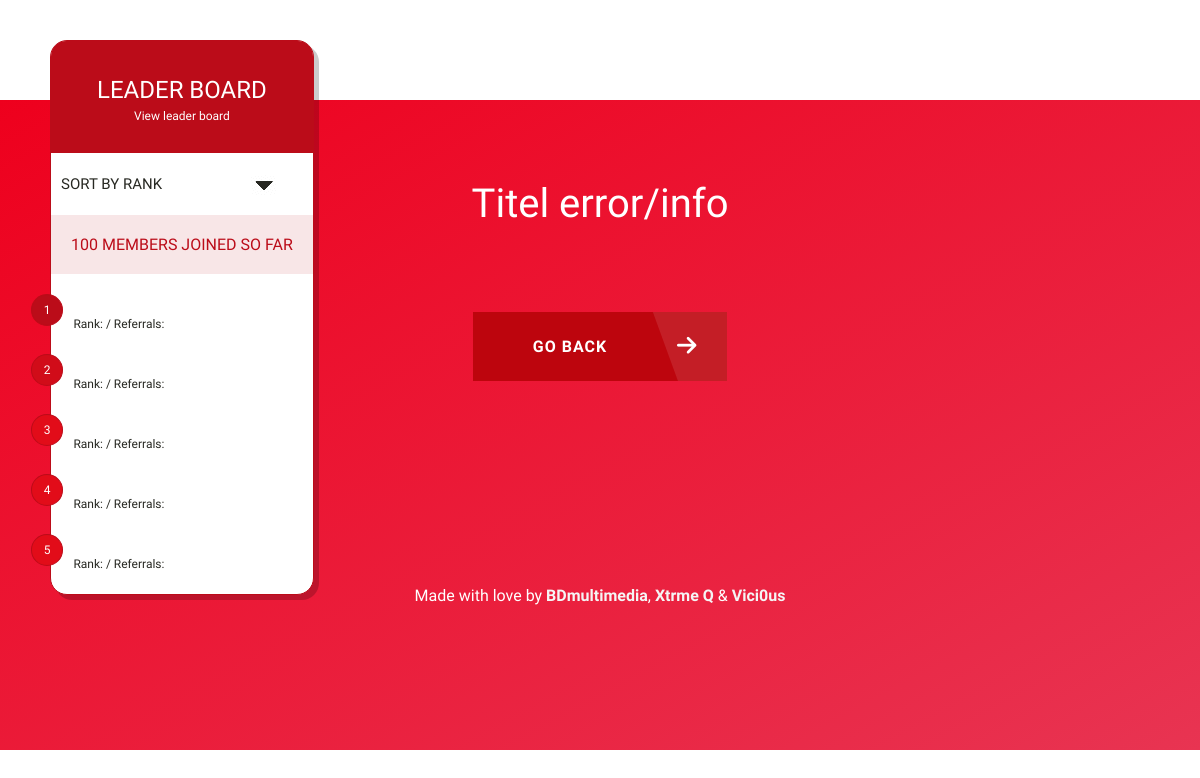
Page /error.php on the earlier database version.
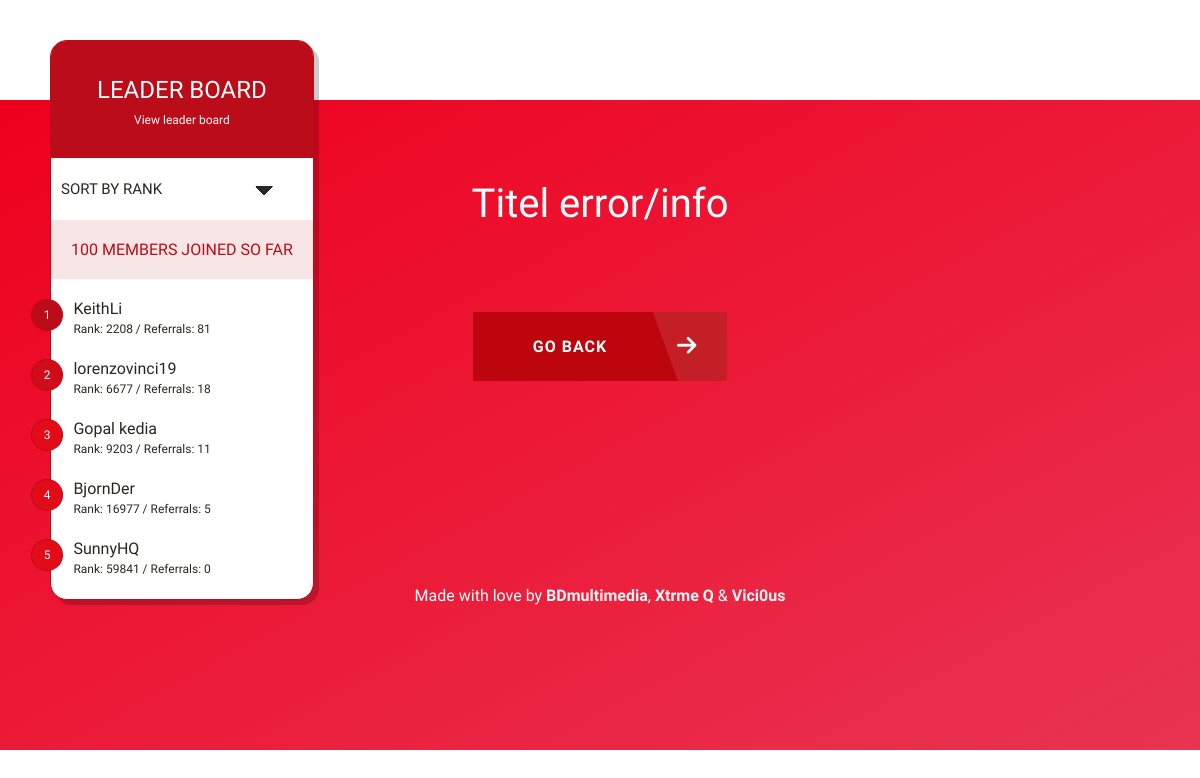
Same page on the later database version.
### tables this page shows
CREATE TABLE IF NOT EXISTS `users` (
  `DisplayName` text NOT NULL,
  `email` text NOT NULL,
  `Rank` int(11) NOT NULL,
  `Referrals` int(11) NOT NULL,
  UNIQUE KEY `Rank` (`Rank`)
);

### error.php (the view, shortened to what this page needs)
<?php
$servername = "localhost";
$username = "root";
$password = "root";
$dbname = "oneplusdata";
$conn = new mysqli($servername, $username, $password, $dbname);
$sql = "SELECT rank, referrals, displayname FROM users ORDER BY rank ASC LIMIT 5";
$count = 0;
$result = $conn->query($sql);
if($result->num_rows > 0){
	while($row = $result->fetch_assoc()) {
		$count++;
       $users[$count]['username'] = $row["displayname"];
       $users[$count]['rank'] = $row["rank"];
       $users[$count]['referrals'] = $row["referrals"];
    }
} else {
    echo "0 results";
}
?>
<!DOCTYPE html>
<html >
  <head>
        <link rel="stylesheet" href="css/style.css">
  </head>
  <body>
		<section class="leaderboard">
			<header>
			<h1>Leader board</h1>
			<h4><a href="#">View leader board</a></h4>
			</header>
			<form>
				<div id="mainselection">
				<select name="sort">
					<option value="rank">Sort by rank</option>
				</select>
				</div>
			</form>
			<h2>100 members joined so far</h2>
			<ol>
				<li id="one"><?php echo $users[1]['username']; ?><br/><span>Rank: <?php echo $users[1]['rank']; ?> / Referrals: <?php echo $users[1]['referrals'] ?></span></li>
				<li id="two"><?php if(isset($users[2])){echo $users[2]['username'];}  ?><br/><span>Rank: <?php if(isset($users[2])){echo $users[2]['rank'];} ?> / Referrals: <?php if(isset($users[2])){echo $users[2]['referrals'];} ?></span></li>
				<li id="three"><?php if(isset($users[3])){echo $users[3]['username'];} ?><br/><span>Rank: <?php if(isset($users[3])){echo $users[3]['rank'];} ?>  / Referrals: <?php if(isset($users[3])){echo $users[3]['referrals'];} ?></span></li>
				<li id="three"><?php if(isset($users[4])){echo $users[4]['username'];} ?><br/><span>Rank: <?php if(isset($users[4])){echo $users[4]['rank'];} ?>  / Referrals: <?php if(isset($users[4])){echo $users[4]['referrals'];} ?></span></li>
				<li id="three"><?php if(isset($users[5])){echo $users[5]['username'];} ?><br/><span>Rank: <?php if(isset($users[5])){echo $users[5]['rank'];} ?>  / Referrals: <?php if(isset($users[5])){echo $users[5]['referrals'];} ?></span></li>
			</ol>
		</section>
    <div class="wrapper">
	<div class="container">
		<section class="middle">
			<h1>Titel error/info</h1>
			<div class="clear"></div>
			<form action="index.php">
				<button class="btn btn-3 btn-3e icon-arrow-right" type="submit">Go back</button>
			</form>
		</section>
		<footer><p>Made with love by <a href="http://www.bdmultimedia.be/" target="_blank">BDmultimedia</a>, <a href="https://forums.oneplus.net/members/xtrme-q.155318/" target="_blank">Xtrme Q</a> & <a href="https://forums.oneplus.net/members/vici0us.663229/" target="_blank">Vici0us</a></p></footer>
	</div>
	<ul class="bg-bubbles">
	</ul>
</div>
  </body>
</html>

### css/style.css (style rules this page uses)
* { box-sizing: border-box; margin: 0; padding: 0; font-weight: 300; outline: none; }
body { font-family: 'Source Sans Pro', sans-serif; color: white; font-weight: 300; counter-reset: item; }
.wrapper { background: #50a3a2; background: -webkit-linear-gradient(top left, #ee001d 0%, #e83452 100%); background: linear-gradient(to bottom right, #ee001d 0%, #e83452 100%); position: absolute; top: 50%; left: 0; width: 100%; height: 650px; margin-top: -300px; overflow: hidden; }
.container { max-width: 600px; margin: 0 auto; padding: 80px 0; height: 650px; text-align: center; }
.container h1 { font-size: 40px; -webkit-transition-duration: 1s; transition-duration: 1s; -webkit-transition-timing-function: ease-in-put; transition-timing-function: ease-in-put; font-weight: 200; }
.clear { position: relative; width: 100%; height:50px; }
section.leaderboard { border-radius: 17px; z-index: 2; position: absolute; left: 50px; top: 40px; background-color: #fff; border:1px solid #BB0C19; -moz-box-shadow: 5px 5px rgba(0,0,0,0.2); -webkit-box-shadow: 5px 5px rgba(0,0,0,0.2); box-shadow: 5px 5px rgba(0,0,0,0.2); }
.leaderboard header { border-radius: 15px 15px 0 0; background-color: #BB0C19; color: #fff; padding: 30px; text-align: center; }
.leaderboard h1 { padding: 5px; text-transform: uppercase; font-size: 24px; }
.leaderboard h4 a { text-decoration: none; color: #fff; font-size: 12px; }
.leaderboard h2 { background: rgba(187, 12, 25, 0.1); color: #BB0C19; padding: 20px; margin-bottom: 20px; text-transform: uppercase; font-size: 16px; }
.leaderboard ol { width: 100%; list-style: none; }
.leaderboard li { text-align: left; width: 100%; height: 40px; counter-increment: item; margin-bottom: 20px; color: #272822; }
.leaderboard li span { font-size: 12px; }
.leaderboard li:before { text-align: center; float: left; margin-left: -20px; margin-right: 10px; content: counter(item); background: #fff; border-radius: 100%; color: #BB0C19; width: 1.2em; display: inline-block; font-size: 12px; padding: 8px; border: 1px solid #BB0C19; }
.leaderboard li#one:before { background: #BB0C19; color: #fff; }
.leaderboard li#two:before { background: #D10C19; color: #fff; }
.leaderboard li#three:before { background: #E20C19; color: #fff; }
select { font-family: 'Source Sans Pro', sans-serif; border:0; color:#272822; background:transparent; font-size:15px; padding:2px 10px; width:100%; -webkit-appearance: none; text-transform: uppercase; }
#mainselection { overflow:hidden; width:100%; background: url('../img/arrow.png') no-repeat scroll 200px 2px #fff; }
form { padding: 20px 0; position: relative; z-index: 2; }
.btn { border: none; font-family: inherit; font-size: inherit; color: inherit; background: none; cursor: pointer; padding: 25px 80px; display: inline-block; margin: 15px 30px; text-transform: uppercase; letter-spacing: 1px; font-weight: 700; outline: none; position: relative; -webkit-transition: all 0.3s; -moz-transition: all 0.3s; transition: all 0.3s; }
.btn:after { content: ''; position: absolute; z-index: -1; -webkit-transition: all 0.3s; -moz-transition: all 0.3s; transition: all 0.3s; }
.btn:before, .icon-heart:after, .icon-star:after, .icon-plus:after, .icon-file:before { font-family: 'icomoon'; speak: none; font-style: normal; font-weight: normal; font-variant: normal; text-transform: none; line-height: 1; position: relative; -webkit-font-smoothing: antialiased; }
.btn-3 { background: #BD050D; color: #fff; }
.btn-3:before { position: absolute; height: 100%; left: 0; top: 0; line-height: 3; font-size: 140%; width: 60px; }
.btn-3e { padding: 25px 120px 25px 60px; overflow: hidden; }
.btn-3e:before { left: auto; right: 10px; z-index: 2; }
.btn-3e:after { width: 30%; height: 200%; background: rgba(255,255,255,0.1); z-index: 1; right: 0; top: 0; margin: -5px 0 0 -5px; -webkit-transform-origin: 0 0; -webkit-transform: rotate(-20deg); -moz-transform-origin: 0 0; -moz-transform: rotate(-20deg); -ms-transform-origin: 0 0; -ms-transform: rotate(-20deg); transform-origin: 0 0; transform: rotate(-20deg); }
.icon-arrow-right:before { content: "\e00d"; }
.bg-bubbles { position: absolute; top: 0; left: 0; width: 100%; height: 100%; z-index: 1; }
footer { z-index: 2; position: relative; top: 170px; height: 20px; }
footer a { text-decoration: none; color: #F5F5F5; font-weight: bold; }

Differences in the rows shown:
added users: DisplayName "KeithLi", Rank "2208", Referrals "81"
added users: DisplayName "lorenzovinci19", Rank "6677", Referrals "18"
added users: DisplayName "Gopal kedia", Rank "9203", Referrals "11"
added users: DisplayName "BjornDer", Rank "16977", Referrals "5"
added users: DisplayName "SunnyHQ", Rank "59841", Referrals "0"
